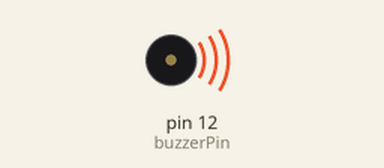
This sketch was run on a simulated Arduino Uno, built with avr-gcc and run on an emulated ATmega328P. Shown: buzzer (waves = sounding).

Above: at 0.16 s.
At 5.12 s:
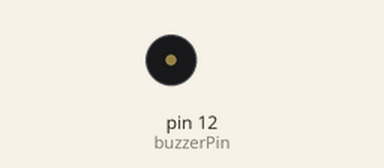
Timing chart, 0 to 6.9 s (numbered marks = the images above):
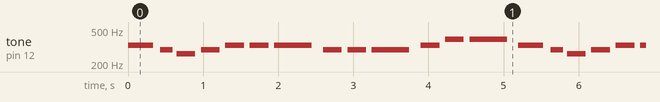

Measured:
- by itself, tone on pin 12 (buzzerPin): plays 330 Hz for 0.33 s, 294 Hz for 0.17 s, 262 Hz for 0.25 s, 294 Hz for 0.25 s, 330 Hz for 0.25 s, 330 Hz for 0.25 s … (308 notes in this stretch)

The sketch:

nuumalee.ino
```cpp
#define NOTE_B0  31
#define NOTE_C1  33
#define NOTE_CS1 35
#define NOTE_D1  37
#define NOTE_DS1 39
#define NOTE_E1  41
#define NOTE_F1  44
#define NOTE_FS1 46
#define NOTE_G1  49
#define NOTE_GS1 52
#define NOTE_A1  55
#define NOTE_AS1 58
#define NOTE_B1  62
#define NOTE_C2  65
#define NOTE_CS2 69
#define NOTE_D2  73
#define NOTE_DS2 78
#define NOTE_E2  82
#define NOTE_F2  87
#define NOTE_FS2 93
#define NOTE_G2  98
#define NOTE_GS2 104
#define NOTE_A2  110
#define NOTE_AS2 117
#define NOTE_B2  123
#define NOTE_C3  131
#define NOTE_CS3 139
#define NOTE_D3  147
#define NOTE_DS3 156
#define NOTE_E3  165
#define NOTE_F3  175
#define NOTE_FS3 185
#define NOTE_G3  196
#define NOTE_GS3 208
#define NOTE_A3  220
#define NOTE_AS3 233
#define NOTE_B3  247
#define NOTE_C4  262
#define NOTE_CS4 277
#define NOTE_D4  294
#define NOTE_DS4 311
#define NOTE_E4  330
#define NOTE_F4  349
#define NOTE_FS4 370
#define NOTE_G4  392
#define NOTE_GS4 415
#define NOTE_A4  440
#define NOTE_AS4 466
#define NOTE_B4  494
#define NOTE_C5  523
#define NOTE_CS5 554
#define NOTE_D5  587
#define NOTE_DS5 622
#define NOTE_E5  659
#define NOTE_F5  698
#define NOTE_FS5 740
#define NOTE_G5  784
#define NOTE_GS5 831
#define NOTE_A5  880
#define NOTE_AS5 932
#define NOTE_B5  988
#define NOTE_C6  1047
#define NOTE_CS6 1109
#define NOTE_D6  1175
#define NOTE_DS6 1245
#define NOTE_E6  1319
#define NOTE_F6  1397
#define NOTE_FS6 1480
#define NOTE_G6  1568
#define NOTE_GS6 1661
#define NOTE_A6  1760
#define NOTE_AS6 1865
#define NOTE_B6  1976
#define NOTE_C7  2093
#define NOTE_CS7 2217
#define NOTE_D7  2349
#define NOTE_DS7 2489
#define NOTE_E7  2637
#define NOTE_F7  2794
#define NOTE_FS7 2960
#define NOTE_G7  3136
#define NOTE_GS7 3322
#define NOTE_A7  3520
#define NOTE_AS7 3729
#define NOTE_B7  3951
#define NOTE_C8  4186
#define NOTE_CS8 4435
#define NOTE_D8  4699
#define NOTE_DS8 4978

int buzzerPin = 12;

void setup(){
}

void nuumalee() {
  int melody[] = {
    NOTE_E4, NOTE_D4, NOTE_C4, NOTE_D4, NOTE_E4, NOTE_E4, NOTE_E4, NOTE_D4, NOTE_D4, NOTE_D4, NOTE_E4,  NOTE_G4, NOTE_G4,
    NOTE_E4, NOTE_D4, NOTE_C4, NOTE_D4, NOTE_E4, NOTE_E4, NOTE_E4, NOTE_D4, NOTE_D4, NOTE_E4, NOTE_D4,  NOTE_C4
  };
  int noteDurations[] = {
    3, 6, 4, 4, 4, 4, 2, 4, 4, 2,     4, 4, 2,
    3, 6, 4, 4, 4, 4, 2, 4, 4, 3,     3, 1 };
  for (int thisNote = 0; thisNote < 25; thisNote++) {
    int noteDuration = 1000/noteDurations[thisNote];
    tone(buzzerPin, melody[thisNote],noteDuration);
    int pauseBetweenNotes = noteDuration * 1.30;
    delay(pauseBetweenNotes);
    noTone(buzzerPin);
  }
}
void loop() {
  nuumalee();
}
```
